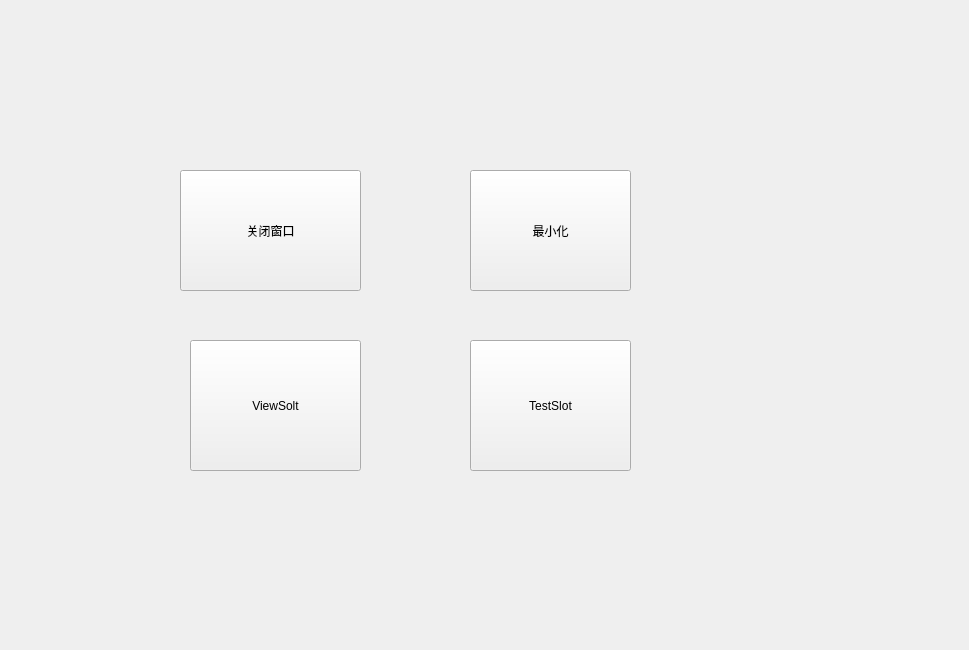
<?xml version="1.0" encoding="UTF-8"?>
<ui version="4.0">
 <class>testsignalClass</class>
 <widget class="QWidget" name="testsignalClass">
  <property name="geometry">
   <rect>
    <x>0</x>
    <y>0</y>
    <width>969</width>
    <height>650</height>
   </rect>
  </property>
  <property name="windowTitle">
   <string>testsignal</string>
  </property>
  <widget class="QPushButton" name="closeButton">
   <property name="geometry">
    <rect>
     <x>180</x>
     <y>170</y>
     <width>181</width>
     <height>121</height>
    </rect>
   </property>
   <property name="text">
    <string>关闭窗口</string>
   </property>
  </widget>
  <widget class="QPushButton" name="minButton">
   <property name="geometry">
    <rect>
     <x>470</x>
     <y>170</y>
     <width>161</width>
     <height>121</height>
    </rect>
   </property>
   <property name="text">
    <string>最小化</string>
   </property>
  </widget>
  <widget class="QPushButton" name="pushButton">
   <property name="geometry">
    <rect>
     <x>190</x>
     <y>340</y>
     <width>171</width>
     <height>131</height>
    </rect>
   </property>
   <property name="text">
    <string>ViewSolt</string>
   </property>
  </widget>
  <widget class="QPushButton" name="tests">
   <property name="geometry">
    <rect>
     <x>470</x>
     <y>340</y>
     <width>161</width>
     <height>131</height>
    </rect>
   </property>
   <property name="text">
    <string>TestSlot</string>
   </property>
  </widget>
 </widget>
 <layoutdefault spacing="6" margin="11"/>
 <resources>
  <include location="testsignal.qrc"/>
 </resources>
 <connections>
  <connection>
   <sender>closeButton</sender>
   <signal>clicked()</signal>
   <receiver>testsignalClass</receiver>
   <slot>close()</slot>
   <hints>
    <hint type="sourcelabel">
     <x>256</x>
     <y>205</y>
    </hint>
    <hint type="destinationlabel">
     <x>298</x>
     <y>735</y>
    </hint>
   </hints>
  </connection>
  <connection>
   <sender>minButton</sender>
   <signal>clicked()</signal>
   <receiver>testsignalClass</receiver>
   <slot>showMinimized()</slot>
   <hints>
    <hint type="sourcelabel">
     <x>550</x>
     <y>230</y>
    </hint>
    <hint type="destinationlabel">
     <x>484</x>
     <y>324</y>
    </hint>
   </hints>
  </connection>
  <connection>
   <sender>pushButton</sender>
   <signal>clicked()</signal>
   <receiver>testsignalClass</receiver>
   <slot>ViewSlot()</slot>
   <hints>
    <hint type="sourcelabel">
     <x>321</x>
     <y>397</y>
    </hint>
    <hint type="destinationlabel">
     <x>862</x>
     <y>717</y>
    </hint>
   </hints>
  </connection>
  <connection>
   <sender>testsignalClass</sender>
   <signal>ViewSig()</signal>
   <receiver>testsignalClass</receiver>
   <slot>ViewSlot()</slot>
   <hints>
    <hint type="sourcelabel">
     <x>810</x>
     <y>161</y>
    </hint>
    <hint type="destinationlabel">
     <x>991</x>
     <y>522</y>
    </hint>
   </hints>
  </connection>
 </connections>
 <slots>
  <signal>ViewSig()</signal>
  <slot>ViewSlot()</slot>
 </slots>
</ui>
